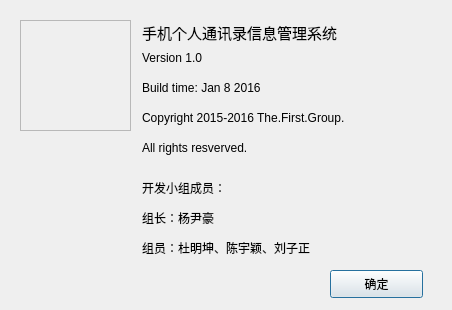
<?xml version="1.0" encoding="UTF-8"?>
<ui version="4.0">
 <class>Abdlg</class>
 <widget class="QDialog" name="Abdlg">
  <property name="geometry">
   <rect>
    <x>0</x>
    <y>0</y>
    <width>452</width>
    <height>310</height>
   </rect>
  </property>
  <property name="windowTitle">
   <string>关于</string>
  </property>
  <property name="windowIcon">
   <iconset resource="resource.qrc">
    <normaloff>:/image/Resources/Images/info.png</normaloff>:/image/Resources/Images/info.png</iconset>
  </property>
  <widget class="QFrame" name="frame">
   <property name="geometry">
    <rect>
     <x>20</x>
     <y>20</y>
     <width>111</width>
     <height>111</height>
    </rect>
   </property>
   <property name="sizePolicy">
    <sizepolicy hsizetype="Expanding" vsizetype="Expanding">
     <horstretch>0</horstretch>
     <verstretch>0</verstretch>
    </sizepolicy>
   </property>
   <property name="styleSheet">
    <string notr="true">border-image: url(:/image/Resources/Images/contact.png);</string>
   </property>
   <property name="frameShape">
    <enum>QFrame::StyledPanel</enum>
   </property>
   <property name="frameShadow">
    <enum>QFrame::Raised</enum>
   </property>
  </widget>
  <widget class="QLabel" name="title">
   <property name="geometry">
    <rect>
     <x>142</x>
     <y>20</y>
     <width>234</width>
     <height>24</height>
    </rect>
   </property>
   <property name="sizePolicy">
    <sizepolicy hsizetype="Expanding" vsizetype="Expanding">
     <horstretch>0</horstretch>
     <verstretch>0</verstretch>
    </sizepolicy>
   </property>
   <property name="font">
    <font>
     <family>微软雅黑</family>
     <pointsize>11</pointsize>
     <weight>50</weight>
     <bold>false</bold>
    </font>
   </property>
   <property name="text">
    <string>手机个人通讯录信息管理系统</string>
   </property>
  </widget>
  <widget class="QLabel" name="label_7">
   <property name="geometry">
    <rect>
     <x>142</x>
     <y>50</y>
     <width>88</width>
     <height>16</height>
    </rect>
   </property>
   <property name="sizePolicy">
    <sizepolicy hsizetype="Expanding" vsizetype="Expanding">
     <horstretch>0</horstretch>
     <verstretch>0</verstretch>
    </sizepolicy>
   </property>
   <property name="text">
    <string>Version 1.0</string>
   </property>
  </widget>
  <widget class="QLabel" name="label">
   <property name="geometry">
    <rect>
     <x>142</x>
     <y>80</y>
     <width>176</width>
     <height>16</height>
    </rect>
   </property>
   <property name="sizePolicy">
    <sizepolicy hsizetype="Expanding" vsizetype="Expanding">
     <horstretch>0</horstretch>
     <verstretch>0</verstretch>
    </sizepolicy>
   </property>
   <property name="text">
    <string>Build time: Jan 8 2016</string>
   </property>
  </widget>
  <widget class="QLabel" name="label_2">
   <property name="geometry">
    <rect>
     <x>142</x>
     <y>110</y>
     <width>288</width>
     <height>16</height>
    </rect>
   </property>
   <property name="sizePolicy">
    <sizepolicy hsizetype="Expanding" vsizetype="Expanding">
     <horstretch>0</horstretch>
     <verstretch>0</verstretch>
    </sizepolicy>
   </property>
   <property name="text">
    <string>Copyright 2015-2016 The.First.Group.</string>
   </property>
   <property name="textFormat">
    <enum>Qt::AutoText</enum>
   </property>
  </widget>
  <widget class="QLabel" name="label_3">
   <property name="geometry">
    <rect>
     <x>142</x>
     <y>140</y>
     <width>168</width>
     <height>16</height>
    </rect>
   </property>
   <property name="sizePolicy">
    <sizepolicy hsizetype="Expanding" vsizetype="Expanding">
     <horstretch>0</horstretch>
     <verstretch>0</verstretch>
    </sizepolicy>
   </property>
   <property name="text">
    <string>All rights resverved.</string>
   </property>
  </widget>
  <widget class="QLabel" name="label_4">
   <property name="geometry">
    <rect>
     <x>142</x>
     <y>180</y>
     <width>105</width>
     <height>16</height>
    </rect>
   </property>
   <property name="sizePolicy">
    <sizepolicy hsizetype="Expanding" vsizetype="Expanding">
     <horstretch>0</horstretch>
     <verstretch>0</verstretch>
    </sizepolicy>
   </property>
   <property name="lineWidth">
    <number>1</number>
   </property>
   <property name="text">
    <string>开发小组成员：</string>
   </property>
  </widget>
  <widget class="QLabel" name="label_5">
   <property name="geometry">
    <rect>
     <x>142</x>
     <y>210</y>
     <width>90</width>
     <height>16</height>
    </rect>
   </property>
   <property name="sizePolicy">
    <sizepolicy hsizetype="Expanding" vsizetype="Expanding">
     <horstretch>0</horstretch>
     <verstretch>0</verstretch>
    </sizepolicy>
   </property>
   <property name="text">
    <string>组长：杨尹豪</string>
   </property>
  </widget>
  <widget class="QLabel" name="label_6">
   <property name="geometry">
    <rect>
     <x>142</x>
     <y>240</y>
     <width>210</width>
     <height>16</height>
    </rect>
   </property>
   <property name="sizePolicy">
    <sizepolicy hsizetype="Expanding" vsizetype="Expanding">
     <horstretch>0</horstretch>
     <verstretch>0</verstretch>
    </sizepolicy>
   </property>
   <property name="text">
    <string>组员：杜明坤、陈宇颖、刘子正</string>
   </property>
  </widget>
  <widget class="QPushButton" name="pushButton">
   <property name="geometry">
    <rect>
     <x>330</x>
     <y>270</y>
     <width>93</width>
     <height>28</height>
    </rect>
   </property>
   <property name="sizePolicy">
    <sizepolicy hsizetype="Expanding" vsizetype="Expanding">
     <horstretch>0</horstretch>
     <verstretch>0</verstretch>
    </sizepolicy>
   </property>
   <property name="text">
    <string>确定</string>
   </property>
  </widget>
 </widget>
 <resources>
  <include location="resource.qrc"/>
 </resources>
 <connections>
  <connection>
   <sender>pushButton</sender>
   <signal>clicked()</signal>
   <receiver>Abdlg</receiver>
   <slot>close()</slot>
   <hints>
    <hint type="sourcelabel">
     <x>316</x>
     <y>253</y>
    </hint>
    <hint type="destinationlabel">
     <x>199</x>
     <y>149</y>
    </hint>
   </hints>
  </connection>
 </connections>
</ui>
